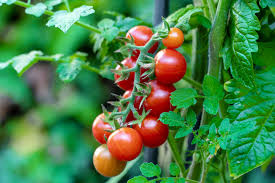
#> input picture OpenCV - Tutorials/#2 Image Processing/image.png, 275 x 183 px
$ jupyter execute '#1-Image-Resizing.ipynb'
#> lines starting #> are read from the running program, lines starting #| are printed output that depends on the picture
# Image Resizing using OpenCV:
https://www.geeksforgeeks.org/image-resizing-using-opencv-python/

## Main Webpage:
https://www.geeksforgeeks.org/opencv-python-tutorial/

Image resizing refers to the scaling of images. Scaling comes in handy in many image processing as well as machine learning applications. It helps in reducing the number of pixels from an image and that has several advantages e.g. It can reduce the time of training of a neural network as the more the number of pixels in an image more is the number of input nodes that in turn increases the complexity of the model.
It also helps in zooming in on images. Many times we need to resize the image i.e. either shrink it or scale it up to meet the size requirements. OpenCV provides us several interpolation methods for resizing an image.

Choice of Interpolation Method for Resizing:

- cv2.INTER_AREA: This is used when we need to shrink an image.
- cv2.INTER_CUBIC: This is slow but more efficient.
- cv2.INTER_LINEAR: This is primarily used when zooming is required. This is the default interpolation technique in OpenCV.

Syntax: cv2.resize(source, dsize, dest, fx, fy, interpolation)

Parameters:
- source: Input Image array (Single-channel, 8-bit or floating-point)
- dsize: Size of the output array
- dest: Output array (Similar to the dimensions and type of Input image array) [optional]
- fx: Scale factor along the horizontal axis  [optional]
- fy: Scale factor along the vertical axis  [optional]
- interpolation: One of the above interpolation methods  [optional]

[cell 1]
import cv2
import matplotlib.pyplot as plt

image = cv2.imread(r"image.png", 1)
#> image is the input picture: shape (183, 275, 3); mean B, G, R 72.3, 128.7, 72.4
# Loading the image

half = cv2.resize(image, (0, 0), fx = 0.1, fy = 0.1)
bigger = cv2.resize(image, (1050, 1610))
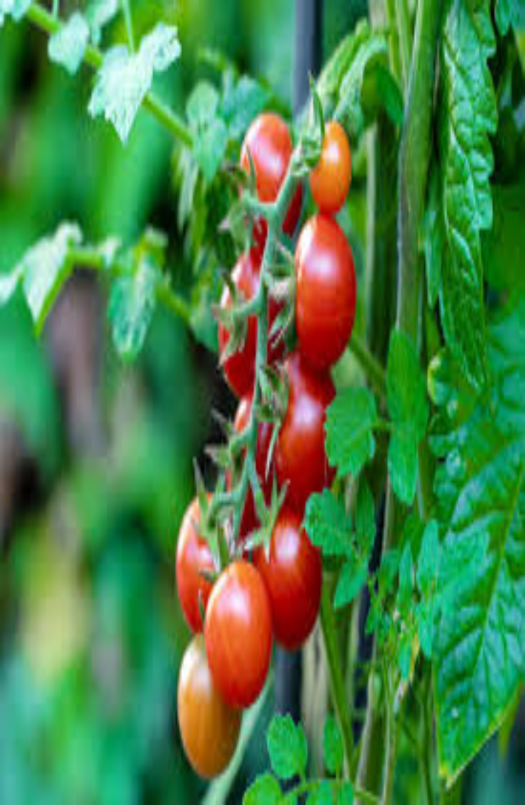
#> bigger: shape (1610, 1050, 3) (shown at 1/2 size); mean B, G, R 72.2, 128.6, 72.3

stretch_near = cv2.resize(image, (780, 540),
               interpolation = cv2.INTER_LINEAR)
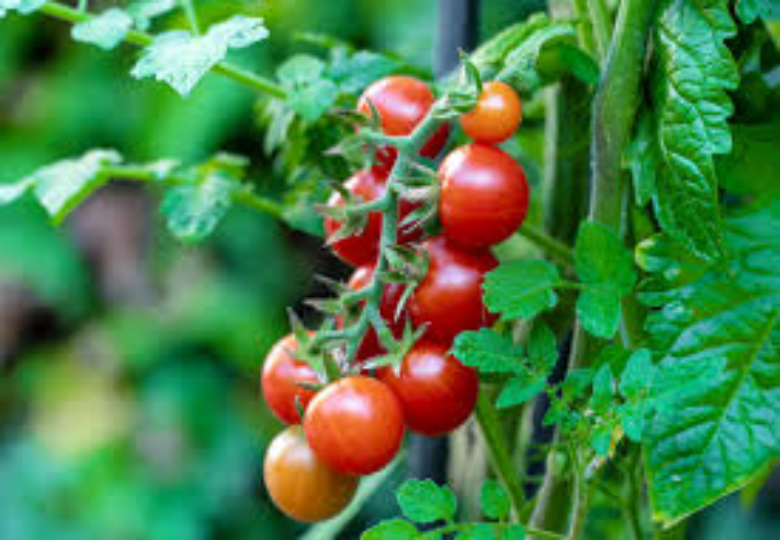
#> stretch_near: shape (540, 780, 3); mean B, G, R 72.2, 128.6, 72.3


Titles =["Original", "Half", "Bigger", "Interpolation Nearest"]
images =[image, half, bigger, stretch_near]
count = 4

for i in range(count):
    plt.subplot(2, 2, i + 1)
    plt.title(Titles[i])
    plt.imshow(images[i])

plt.show()
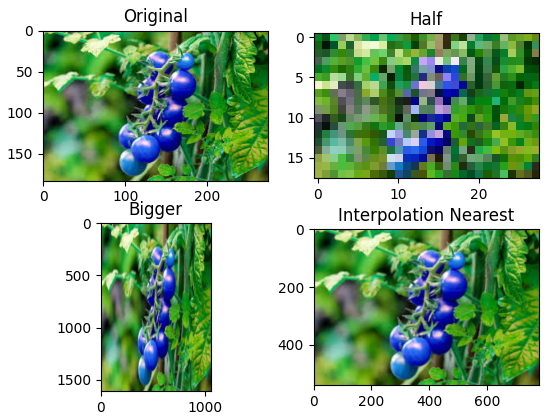
#> figure drawn by matplotlib, 4 panels; B, G, R data is drawn as R, G, B
